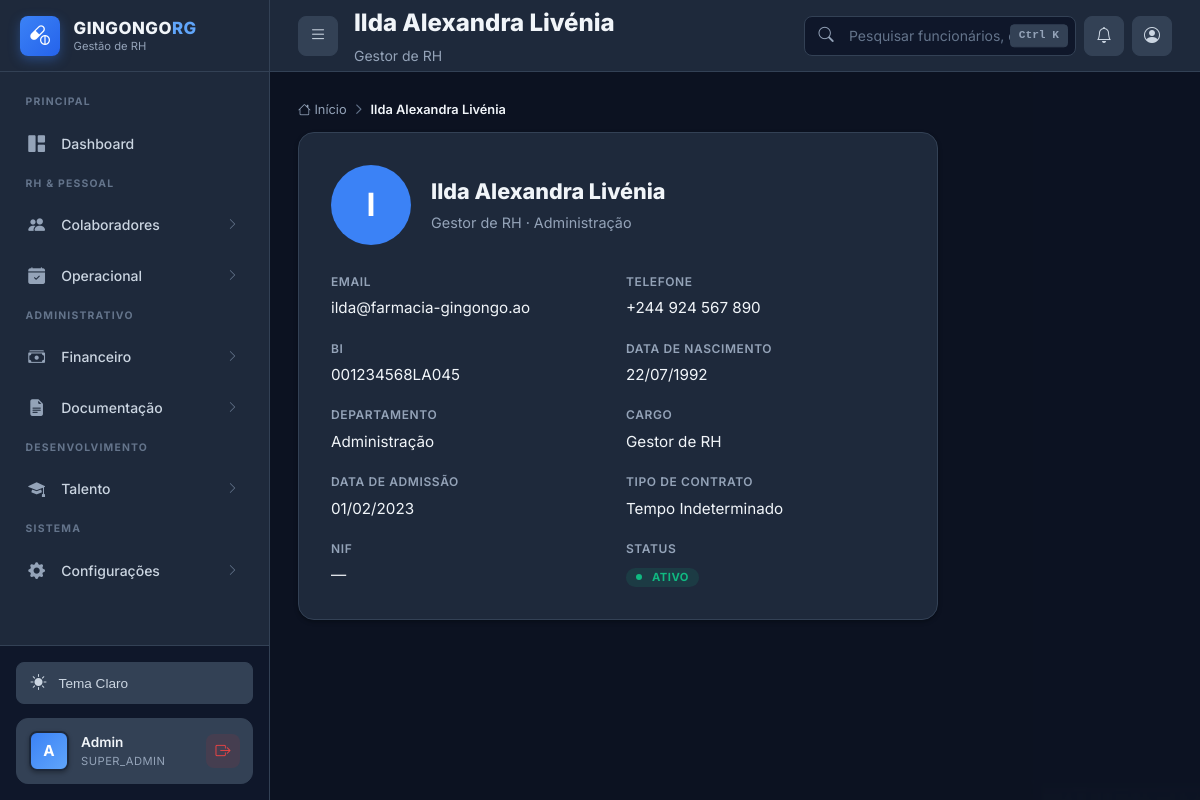
Screenshot of /perfil_colaborador.php?id=2 (signed in) with the database file from the repository.
### tables this page shows
CREATE TABLE IF NOT EXISTS funcionarios (
    id INT AUTO_INCREMENT PRIMARY KEY,
    nome_completo VARCHAR(200) NOT NULL,
    bi VARCHAR(30) NOT NULL UNIQUE,
    data_nascimento DATE NOT NULL,
    sexo ENUM('M', 'F', 'Outro') NOT NULL,
    telefone VARCHAR(20),
    email VARCHAR(100),
    endereco TEXT,

     
    departamento_id INT NOT NULL,
    cargo_id INT NOT NULL,
    data_admissao DATE NOT NULL,
    data_demissao DATE NULL,
    tipo_contrato ENUM('Tempo_Indeterminado', 'Tempo_Determinado', 'Estagio', 'Temporario') DEFAULT 'Tempo_Indeterminado',
    status ENUM('ativo', 'ferias', 'afastado', 'demitido') DEFAULT 'ativo',

     
    salario_atual DECIMAL(10, 2) NOT NULL,
    banco VARCHAR(100),
    agencia VARCHAR(20),
    conta VARCHAR(30),
    iban VARCHAR(50) NULL,
    nif_angolano VARCHAR(20) NULL,
    foto VARCHAR(500) NULL,
    
     
    usuario_id INT NULL,
    
     
    created_at TIMESTAMP DEFAULT CURRENT_TIMESTAMP,
    updated_at TIMESTAMP DEFAULT CURRENT_TIMESTAMP ON UPDATE CURRENT_TIMESTAMP,
    
     
    FOREIGN KEY (departamento_id) REFERENCES departamentos(id) ON DELETE RESTRICT,
    FOREIGN KEY (cargo_id) REFERENCES cargos(id) ON DELETE RESTRICT,
    FOREIGN KEY (usuario_id) REFERENCES usuarios(id) ON DELETE SET NULL,
    
     
    INDEX idx_bi (bi),
    INDEX idx_nome (nome_completo),
    INDEX idx_status (status),
    INDEX idx_departamento (departamento_id),
    INDEX idx_cargo (cargo_id),
    INDEX idx_data_admissao (data_admissao)
);

CREATE TABLE IF NOT EXISTS cargos (
    id INT AUTO_INCREMENT PRIMARY KEY,
    nome VARCHAR(100) NOT NULL UNIQUE,
    salario_base DECIMAL(10, 2) NOT NULL,
    descricao TEXT,
    nivel_hierarquico ENUM('operacional', 'tecnico', 'gerencial', 'diretivo') DEFAULT 'operacional',
    requer_certificacao BOOLEAN DEFAULT FALSE,
    ativo BOOLEAN DEFAULT TRUE,
    created_at TIMESTAMP DEFAULT CURRENT_TIMESTAMP,
    updated_at TIMESTAMP DEFAULT CURRENT_TIMESTAMP ON UPDATE CURRENT_TIMESTAMP,
    INDEX idx_ativo (ativo),
    INDEX idx_nivel (nivel_hierarquico)
);

CREATE TABLE IF NOT EXISTS departamentos (
    id INT AUTO_INCREMENT PRIMARY KEY,
    nome VARCHAR(100) NOT NULL UNIQUE,
    descricao TEXT,
    responsavel_id INT NULL,
    ativo BOOLEAN DEFAULT TRUE,
    created_at TIMESTAMP DEFAULT CURRENT_TIMESTAMP,
    updated_at TIMESTAMP DEFAULT CURRENT_TIMESTAMP ON UPDATE CURRENT_TIMESTAMP,
    INDEX idx_ativo (ativo),
    INDEX idx_nome (nome)
);

### public/perfil_colaborador.php (the view, shortened to what this page needs)
<?php
$db = Database::getInstance()->getConnection();
$funcionarioId = (int)($_GET['id'] ?? 0);
try {
    $stmt = $db->prepare("
        SELECT f.id, f.nome_completo, f.email, f.telefone, f.foto,
               f.data_admissao, f.status, f.sexo, f.bi, f.data_nascimento,
               f.endereco, f.nif_angolano, f.tipo_contrato,
               f.banco, f.agencia, f.conta, f.iban,
               f.salario_atual,
               d.nome as departamento_nome, c.nome as cargo_nome
        FROM funcionarios f
        LEFT JOIN departamentos d ON f.departamento_id = d.id
        LEFT JOIN cargos c ON f.cargo_id = c.id
        WHERE f.id = :id
    ");
    $stmt->execute([':id' => $funcionarioId]);
    $func = $stmt->fetch();
} catch (Exception $e) {
    error_log("Erro ao buscar funcionário: " . $e->getMessage());
    header("Location: portal.php");
    exit;
}
$pageTitle = $func['nome_completo'];
$pageSubtitle = $func['cargo_nome'] ?? 'Colaborador';
?>
<!DOCTYPE html>
<html lang="pt-BR">
<head>
    <link rel="stylesheet" href="https://cdn.jsdelivr.net/npm/bootstrap-icons@1.11.3/font/bootstrap-icons.min.css">
    <link rel="stylesheet" href="css/style-2026.css">
</head>
<body class="dashboard-body">
    <div class="app-wrapper">
        <?php include 'includes/sidebar.php'; ?>
        <div class="main-area" id="mainArea">
            <?php include 'includes/topbar.php'; ?>
            <div class="content-body">
                <nav>
                    <ol class="breadcrumb">
                        <li class="breadcrumb-item"><a href="portal.php"><i class="bi bi-house"></i> Início</a></li>
                        <li class="breadcrumb-item active"><?php echo htmlspecialchars($func['nome_completo']); ?></li>
                    </ol>
                </nav>
                <div class="card" style="max-width: 640px;">
                    <div class="card-body" style="padding: 2rem;">
                        <div style="display: flex; align-items: center; gap: 1.25rem; margin-bottom: 1.5rem;">
                            <?php if (!empty($func['foto']) && file_exists(__DIR__ . '/' . $func['foto'])): ?>
                                <img src="<?php echo htmlspecialchars($func['foto']); ?>" alt="<?php echo htmlspecialchars($func['nome_completo']); ?>"
                                     style="width: 80px; height: 80px; border-radius: 50%; object-fit: cover; border: 3px solid var(--primary-light);">
                            <?php else: ?>
                                <div style="width: 80px; height: 80px; border-radius: 50%; background: var(--primary); color: #fff; display: flex; align-items: center; justify-content: center; font-size: 2rem; font-weight: 700; flex-shrink: 0;">
                                    <?php echo strtoupper(mb_substr($func['nome_completo'], 0, 1)); ?>
                                </div>
                            <?php endif; ?>
                            <div>
                                <h2 style="font-size: 1.35rem; font-weight: 800; margin: 0;"><?php echo htmlspecialchars($func['nome_completo']); ?></h2>
                                <p style="color: var(--text-muted); margin: 0.25rem 0 0; font-size: 0.9rem;">
                                    <?php echo htmlspecialchars($func['cargo_nome'] ?? '—'); ?>
                                    <?php if ($func['departamento_nome']): ?>
                                        · <?php echo htmlspecialchars($func['departamento_nome']); ?>
                                    <?php endif; ?>
                                </p>
                            </div>
                        </div>
                        <div style="display: grid; grid-template-columns: 1fr 1fr; gap: 1rem;">
                            <div>
                                <label style="font-size: 0.75rem; color: var(--text-muted); text-transform: uppercase; letter-spacing: 0.05em; font-weight: 600;">Email</label>
                                <p style="margin: 0.25rem 0 0; font-size: 0.95rem;">
                                    <?php echo htmlspecialchars($func['email'] ?? '—'); ?>
                                </p>
                            </div>
                            <div>
                                <label style="font-size: 0.75rem; color: var(--text-muted); text-transform: uppercase; letter-spacing: 0.05em; font-weight: 600;">Telefone</label>
                                <p style="margin: 0.25rem 0 0; font-size: 0.95rem;">
                                    <?php echo htmlspecialchars($func['telefone'] ?? '—'); ?>
                                </p>
                            </div>
                            <div>
                                <label style="font-size: 0.75rem; color: var(--text-muted); text-transform: uppercase; letter-spacing: 0.05em; font-weight: 600;">BI</label>
                                <p style="margin: 0.25rem 0 0; font-size: 0.95rem;">
                                    <?php echo htmlspecialchars($func['bi'] ?? '—'); ?>
                                </p>
                            </div>
                            <div>
                                <label style="font-size: 0.75rem; color: var(--text-muted); text-transform: uppercase; letter-spacing: 0.05em; font-weight: 600;">Data de Nascimento</label>
                                <p style="margin: 0.25rem 0 0; font-size: 0.95rem;">
                                    <?php echo !empty($func['data_nascimento']) ? date('d/m/Y', strtotime($func['data_nascimento'])) : '—'; ?>
                                </p>
                            </div>
                            <div>
                                <label style="font-size: 0.75rem; color: var(--text-muted); text-transform: uppercase; letter-spacing: 0.05em; font-weight: 600;">Departamento</label>
                                <p style="margin: 0.25rem 0 0; font-size: 0.95rem;">
                                    <?php echo htmlspecialchars($func['departamento_nome'] ?? '—'); ?>
                                </p>
                            </div>
                            <div>
                                <label style="font-size: 0.75rem; color: var(--text-muted); text-transform: uppercase; letter-spacing: 0.05em; font-weight: 600;">Cargo</label>
                                <p style="margin: 0.25rem 0 0; font-size: 0.95rem;">
                                    <?php echo htmlspecialchars($func['cargo_nome'] ?? '—'); ?>
                                </p>
                            </div>
                            <div>
                                <label style="font-size: 0.75rem; color: var(--text-muted); text-transform: uppercase; letter-spacing: 0.05em; font-weight: 600;">Data de Admissão</label>
                                <p style="margin: 0.25rem 0 0; font-size: 0.95rem;">
                                    <?php echo !empty($func['data_admissao']) ? date('d/m/Y', strtotime($func['data_admissao'])) : '—'; ?>
                                </p>
                            </div>
                            <div>
                                <label style="font-size: 0.75rem; color: var(--text-muted); text-transform: uppercase; letter-spacing: 0.05em; font-weight: 600;">Tipo de Contrato</label>
                                <p style="margin: 0.25rem 0 0; font-size: 0.95rem;">
                                    <?php echo htmlspecialchars(str_replace('_', ' ', $func['tipo_contrato'] ?? '—')); ?>
                                </p>
                            </div>
                            <div>
                                <label style="font-size: 0.75rem; color: var(--text-muted); text-transform: uppercase; letter-spacing: 0.05em; font-weight: 600;">NIF</label>
                                <p style="margin: 0.25rem 0 0; font-size: 0.95rem;">
                                    <?php echo htmlspecialchars($func['nif_angolano'] ?? '—'); ?>
                                </p>
                            </div>
                            <div>
                                <label style="font-size: 0.75rem; color: var(--text-muted); text-transform: uppercase; letter-spacing: 0.05em; font-weight: 600;">Status</label>
                                <p style="margin: 0.25rem 0 0; font-size: 0.95rem;">
                                    <?php
                                    $statusClass = match($func['status'] ?? '') {
                                        'ativo' => 'badge-success',
                                        'ferias' => 'badge-warning',
                                        'afastado' => 'badge-info',
                                        'demitido' => 'badge-danger',
                                        default => 'badge-neutral'
                                    };
                                    ?>
                                    <span class="badge <?php echo $statusClass; ?>">
                                        <span class="badge-dot"></span>
                                        <?php echo htmlspecialchars(ucfirst($func['status'] ?? '—')); ?>
                                    </span>
                                </p>
                            </div>
                        </div>
                    </div>
                </div>
            </div>
        </div>
    </div>
</body>
</html>

### public/includes/topbar.php (shortened to what this page needs)
<?php
$__topbarUserId = $user['id'] ?? ($_SESSION['user_id'] ?? null);
$__topbarFoto = null;
if ($__topbarUserId) {
    try {
        $__pdo = \App\Database\Database::getInstance()->getConnection();
        $__s = $__pdo->prepare("SELECT COALESCE(f.foto, u.foto) FROM usuarios u LEFT JOIN funcionarios f ON f.usuario_id = u.id WHERE u.id = :u AND COALESCE(f.foto, u.foto) IS NOT NULL LIMIT 1");
        $__s->execute([':u' => $__topbarUserId]);
        $__topbarFoto = $__s->fetchColumn() ?: null;
    } catch (\Throwable $e) { $__topbarFoto = null; }
}
?>
<header class="topbar">
    <div class="topbar-left">
        <button class="menu-toggle" id="menuToggle" title="Menu">
            <i class="bi bi-list"></i>
        </button>
        <div>
            <h1 class="page-title"><?php echo htmlspecialchars($pageTitle); ?></h1>
            <?php if ($pageSubtitle): ?>
                <p class="page-subtitle"><?php echo htmlspecialchars($pageSubtitle); ?></p>
            <?php endif; ?>
        </div>
    </div>
    <div class="topbar-right">
        <div class="global-search">
            <input type="text"
                   class="global-search-input"
                   id="globalSearchInput"
                   placeholder="Pesquisar funcionários, departamentos..."
                   autocomplete="off">
            <span class="global-search-shortcut">Ctrl K</span>
        </div>
        <div id="notificationsBtn" class="action-btn" title="Notificações">
            <i class="bi bi-bell"></i>
        </div>
        <div id="profileBtn" class="action-btn" title="Perfil" style="position:relative;">
            <?php if ($__topbarFoto && file_exists(__DIR__ . '/../' . $__topbarFoto)): ?>
                <img src="<?php echo htmlspecialchars($__topbarFoto . '?v=' . filemtime(__DIR__ . '/../' . $__topbarFoto)); ?>" alt="Perfil" style="width: 28px; height: 28px; border-radius: 50%; object-fit: cover; border: 2px solid var(--primary-light);">
            <?php else: ?>
                <i class="bi bi-person-circle"></i>
            <?php endif; ?>
        </div>
    </div>
</header>

### rows the page displays
funcionarios: nome_completo "Ilda Alexandra Livénia", cargo.nome "Gestor de RH", nome_completo "I", departamento.nome "Administração", email "ilda@farmacia-gingongo.ao", telefone "+244 924 567 890", bi "001234568LA045", data_nascimento "22/07/1992", data_admissao "01/02/2023", tipo_contrato "Tempo Indeterminado", nif_angolano "—", status "ATIVO"

### other values shown
substr($user['username'], 0, 1) "A"
$user['username'] "Admin"
$user['role'] "SUPER_ADMIN"
